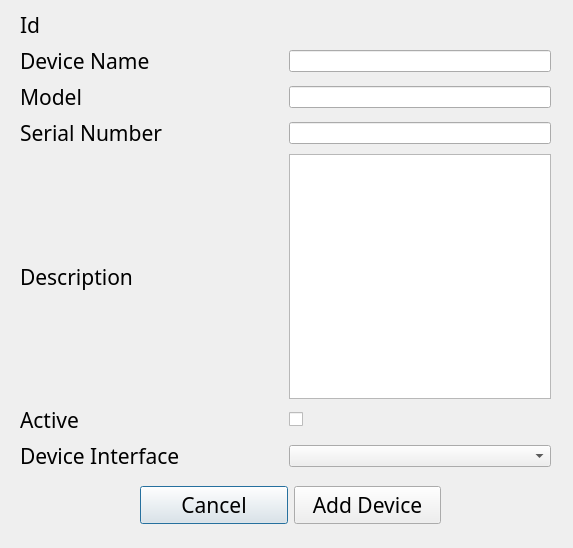
<?xml version="1.0" encoding="UTF-8"?>
<ui version="4.0">
 <class>EditDevicesDlg</class>
 <widget class="QDialog" name="EditDevicesDlg">
  <property name="geometry">
   <rect>
    <x>0</x>
    <y>0</y>
    <width>573</width>
    <height>548</height>
   </rect>
  </property>
  <property name="windowTitle">
   <string>Dialog</string>
  </property>
  <widget class="QWidget" name="gridLayoutWidget">
   <property name="geometry">
    <rect>
     <x>20</x>
     <y>10</y>
     <width>531</width>
     <height>461</height>
    </rect>
   </property>
   <layout class="QGridLayout" name="gridLayout">
    <item row="1" column="0">
     <widget class="QLabel" name="label">
      <property name="font">
       <font>
        <family>Arial Black</family>
        <pointsize>16</pointsize>
       </font>
      </property>
      <property name="text">
       <string>Device Name</string>
      </property>
     </widget>
    </item>
    <item row="8" column="0">
     <widget class="QLabel" name="label_6">
      <property name="sizePolicy">
       <sizepolicy hsizetype="Expanding" vsizetype="Fixed">
        <horstretch>0</horstretch>
        <verstretch>0</verstretch>
       </sizepolicy>
      </property>
      <property name="font">
       <font>
        <family>Arial Black</family>
        <pointsize>16</pointsize>
       </font>
      </property>
      <property name="text">
       <string>Device Interface</string>
      </property>
     </widget>
    </item>
    <item row="5" column="0">
     <widget class="QLabel" name="label_5">
      <property name="sizePolicy">
       <sizepolicy hsizetype="Expanding" vsizetype="Fixed">
        <horstretch>0</horstretch>
        <verstretch>0</verstretch>
       </sizepolicy>
      </property>
      <property name="font">
       <font>
        <family>Arial Black</family>
        <pointsize>16</pointsize>
       </font>
      </property>
      <property name="text">
       <string>Active</string>
      </property>
     </widget>
    </item>
    <item row="2" column="0">
     <widget class="QLabel" name="label_4">
      <property name="font">
       <font>
        <family>Arial Black</family>
        <pointsize>16</pointsize>
       </font>
      </property>
      <property name="text">
       <string>Model</string>
      </property>
     </widget>
    </item>
    <item row="0" column="0">
     <widget class="QLabel" name="label_8">
      <property name="font">
       <font>
        <family>Arial Black</family>
        <pointsize>16</pointsize>
       </font>
      </property>
      <property name="text">
       <string>Id</string>
      </property>
     </widget>
    </item>
    <item row="3" column="2">
     <widget class="QLineEdit" name="serialNumLabel"/>
    </item>
    <item row="1" column="2">
     <widget class="QLineEdit" name="deviceNameLabel"/>
    </item>
    <item row="4" column="2">
     <widget class="QTextEdit" name="description"/>
    </item>
    <item row="4" column="0">
     <widget class="QLabel" name="label_3">
      <property name="font">
       <font>
        <family>Arial Black</family>
        <pointsize>16</pointsize>
       </font>
      </property>
      <property name="text">
       <string>Description</string>
      </property>
     </widget>
    </item>
    <item row="3" column="0">
     <widget class="QLabel" name="label_2">
      <property name="font">
       <font>
        <family>Arial Black</family>
        <pointsize>16</pointsize>
       </font>
      </property>
      <property name="text">
       <string>Serial Number</string>
      </property>
     </widget>
    </item>
    <item row="0" column="2">
     <widget class="QLabel" name="idLabel">
      <property name="sizePolicy">
       <sizepolicy hsizetype="Expanding" vsizetype="Fixed">
        <horstretch>0</horstretch>
        <verstretch>0</verstretch>
       </sizepolicy>
      </property>
      <property name="font">
       <font>
        <family>Arial Black</family>
        <pointsize>16</pointsize>
       </font>
      </property>
      <property name="text">
       <string/>
      </property>
     </widget>
    </item>
    <item row="8" column="2">
     <widget class="QComboBox" name="deviceInterfaceCB"/>
    </item>
    <item row="5" column="2">
     <widget class="QCheckBox" name="isActive">
      <property name="text">
       <string/>
      </property>
     </widget>
    </item>
    <item row="2" column="2">
     <widget class="QLineEdit" name="modelLabel"/>
    </item>
   </layout>
  </widget>
  <widget class="QWidget" name="horizontalLayoutWidget">
   <property name="geometry">
    <rect>
     <x>140</x>
     <y>480</y>
     <width>301</width>
     <height>51</height>
    </rect>
   </property>
   <layout class="QHBoxLayout" name="horizontalLayout_2">
    <item>
     <widget class="QPushButton" name="cancelBtn">
      <property name="font">
       <font>
        <family>Arial Black</family>
        <pointsize>16</pointsize>
       </font>
      </property>
      <property name="text">
       <string>Cancel</string>
      </property>
     </widget>
    </item>
    <item>
     <widget class="QPushButton" name="editBtn">
      <property name="font">
       <font>
        <family>Arial Black</family>
        <pointsize>16</pointsize>
       </font>
      </property>
      <property name="text">
       <string>Add Device</string>
      </property>
     </widget>
    </item>
   </layout>
  </widget>
 </widget>
 <resources/>
 <connections/>
</ui>
